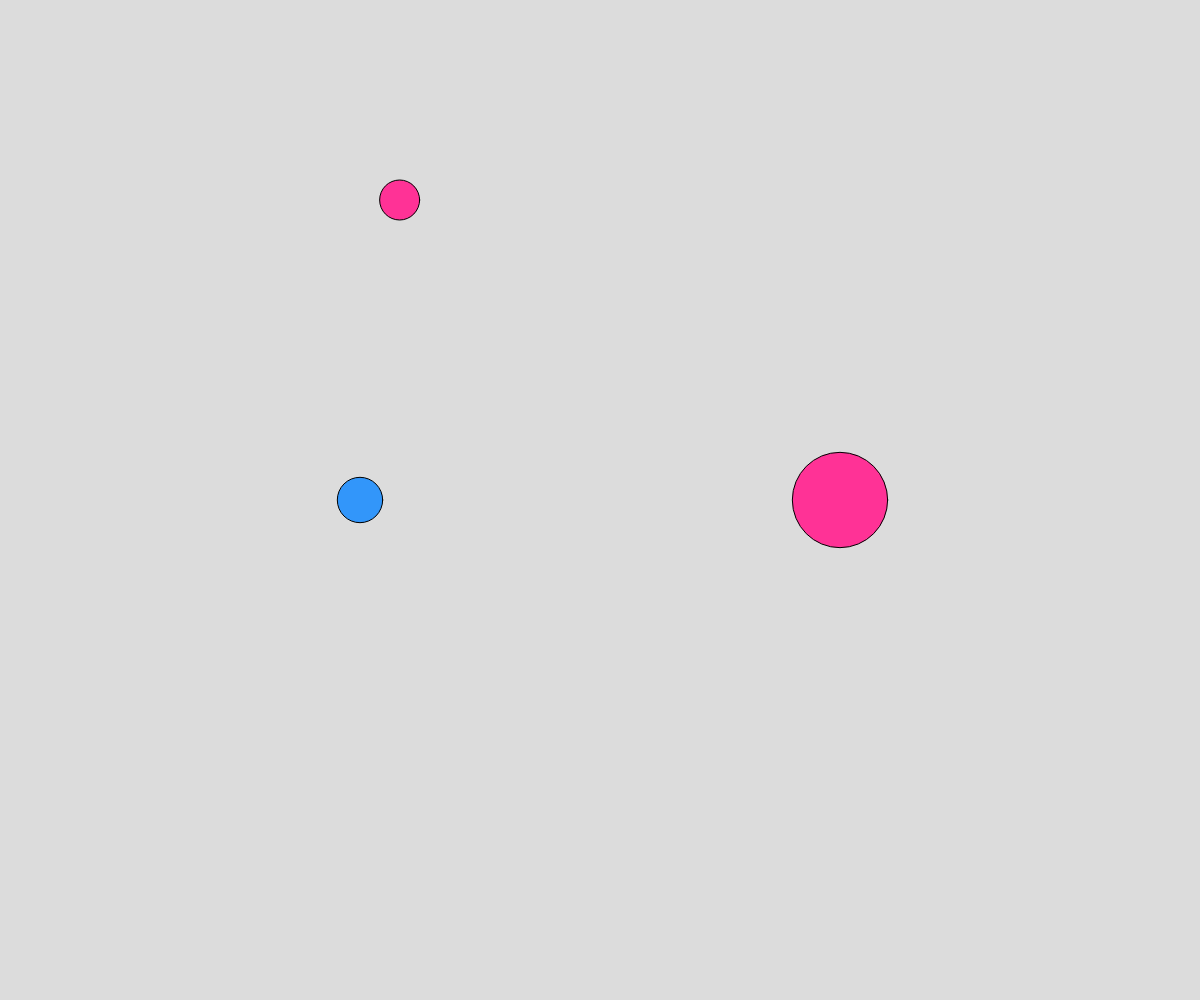
Frame 1 (no input)
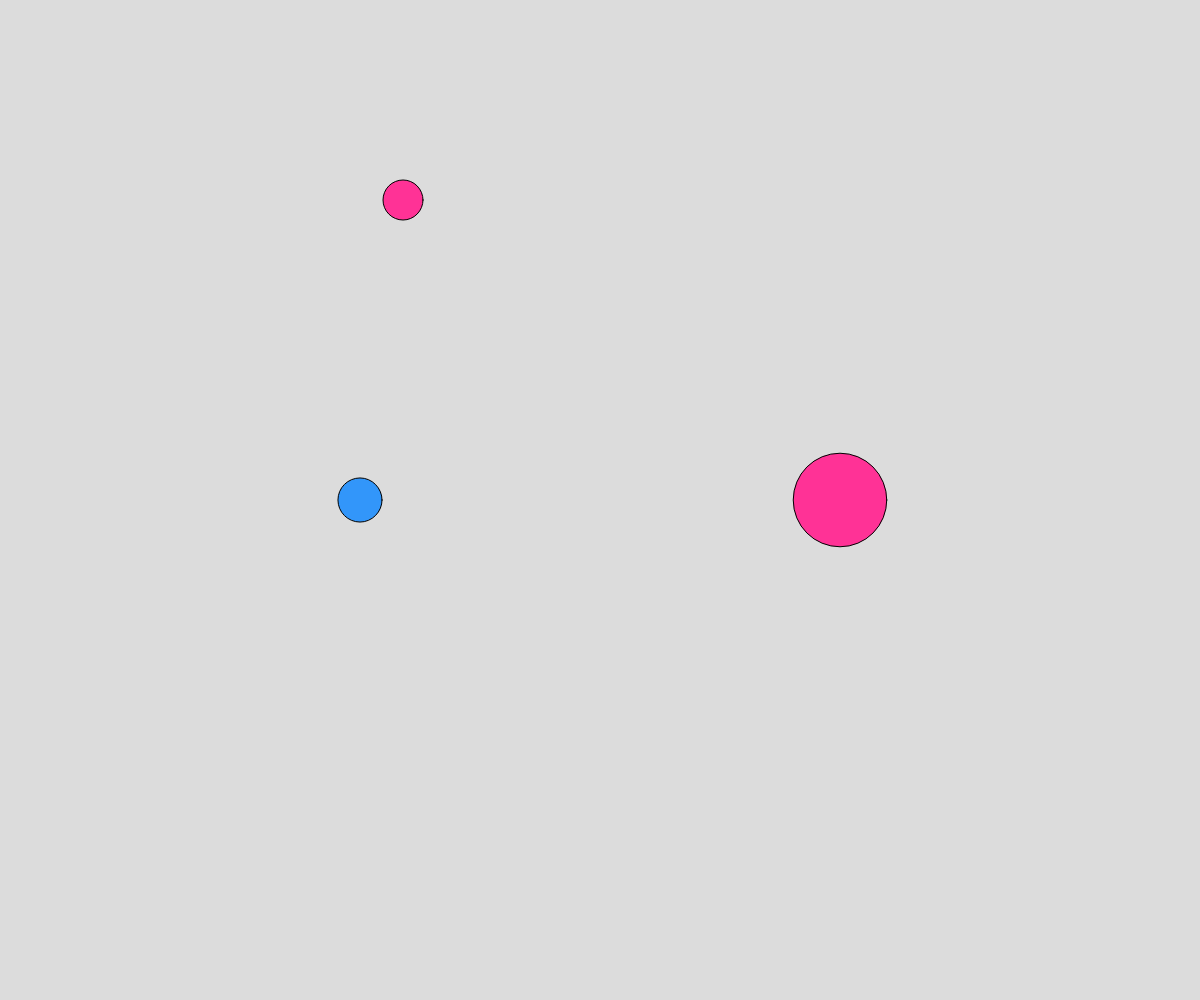
Frame 60 (no input)
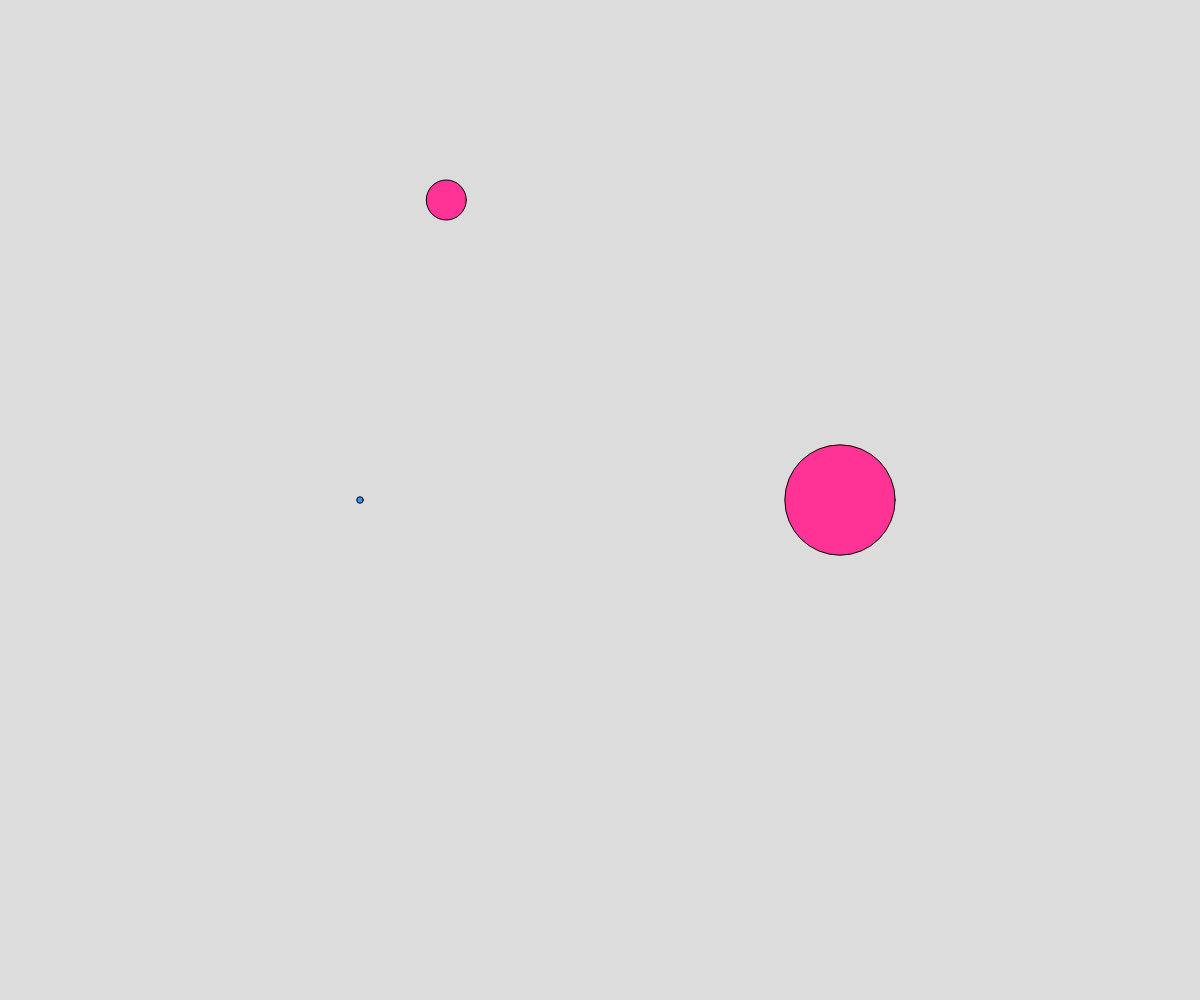
Frame 120 (the mouse pressed at the canvas centre since frame 60)

The p5.js sketch that drew these frames (run headless with seeded random() and noise() and a simulated clock; from frame 60 on, the mouse is pressed at the canvas centre):

// p5.js sketch
// ── sketch.js
// Randome vs. Noise
// Demi Bejide
// Sep 29, 2026
//
// Global variables/ Definitons
let minSize =  5; let maxSize = 200;
let x1 ; let y1;
let x2; let y2;
let x3 = 400; let y3 = 200;

//for noise()
let noiseTime = 10; let noiseSpeed = 0.01;
// noiseTime = current coordinate n noise graph
// noiseSpeed = Rate at which we move down the graph


async function setup() {
  createCanvas(windowWidth, windowHeight);
  y1 = height / 2; // Declare variable first and initialize after drawing canvas
  x1 = width * 0.3;
  x2 = width * 0.7;
  y2 = height/2;
}

function draw() {
  randomCircle();
  background(220);
  //randomSeed(0);//Use random seed to stabilize random()
  randomCircle();
  noiseCircle();
  moveCircle();
}

function noiseCircle(){
  // another circle, this time the
  //Diameter is generated using noise(), smoothly
  fill(255,50,150);
  let d = noise(noiseTime); //yield value b/w 0-1
  d = map(d,0,1,minSize,maxSize);
  noiseTime += noiseSpeed;
  circle(x2,y2,d);
}
function randomCircle(){
  //draw a fixed position circle with
  //randomly changing diameter 
  fill(50,150,250);
  let d = random(minSize,maxSize);
  circle(x1,y1,d);
}

function moveCircle(){
  // Challenge: using perlin noise(), draw a
  // 40px circle that moves left or right
  // randomly, wrapping around if it
  // leaves the screen.
  let dx = noise(noiseTime); //0-1
  dx = map(dx,0,1,-5,5);
  x3 += dx;
  circle(x3,y3,40);
  
  // wrap around
  if (x3 > width) x3 = 0;
  else if (x3 <  0) x3 = width;
}
